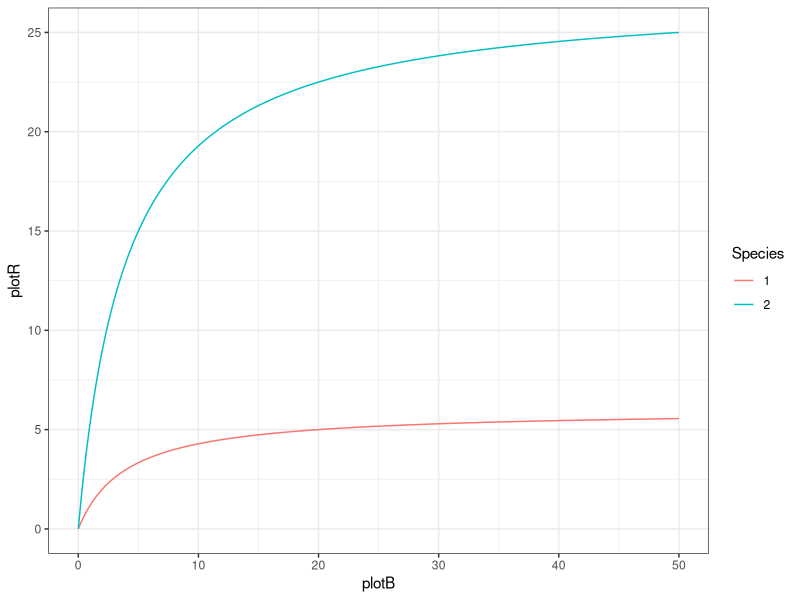
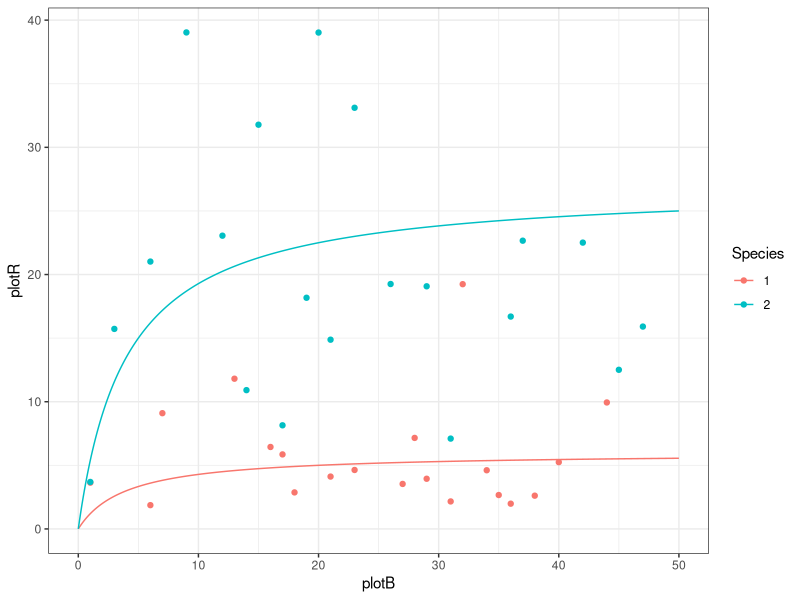
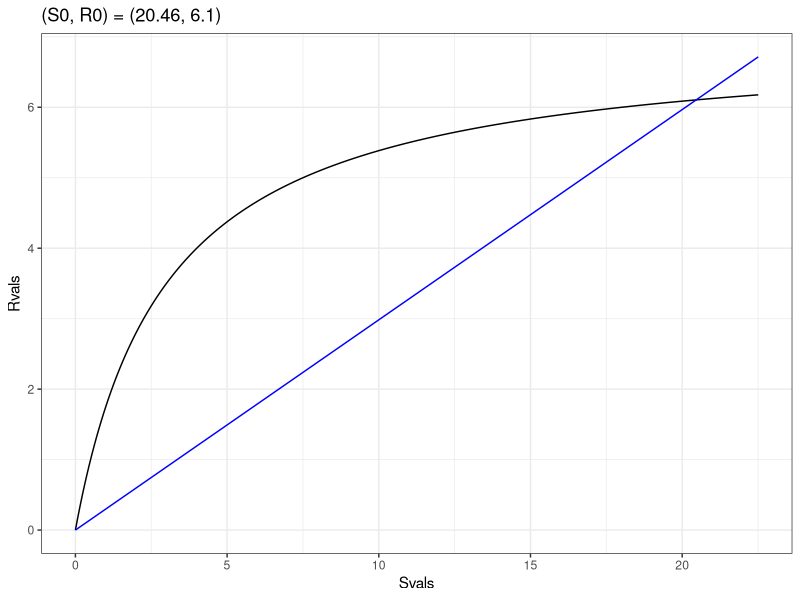
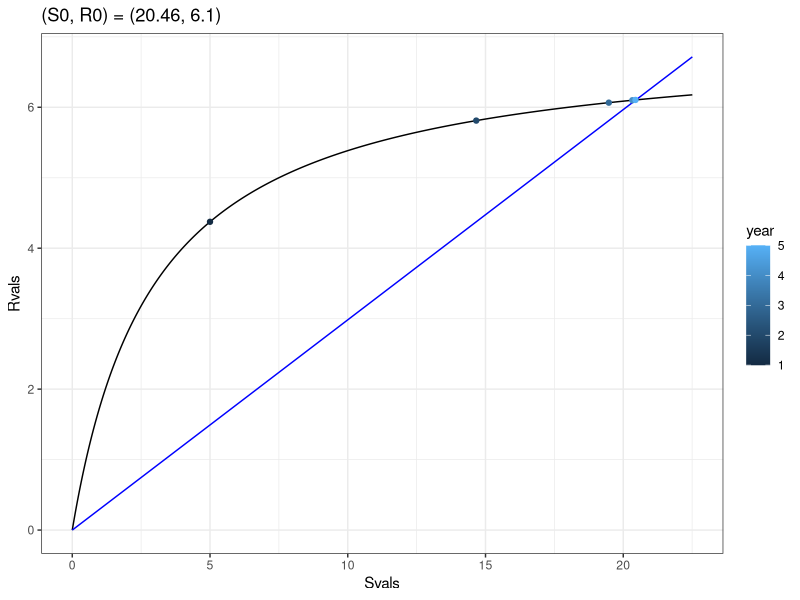

Reproduce these figures in R, in order.
# stock_recruit.R
# examine how Beverton-Holt stock recruitment curve changes for different values of alpha, beta, and stdev

# Bev-Holt SR curve: R = (alpha * B / (beta + B)) * exp(rnorm*cv)
# R = Recruitment (age 1 fish) in year t
# B = biomass of adult fish in year t-1
# alpha and beta are parameters of the curve
# cv determines the variability around the curve

library(tidyverse)

# values from Dolder et al. (2020) Table 4
a1 <- 6
b1 <- 4
cv1 <- 0.7
a2 <- 27
b2 <- 4
cv2 <- 0.6

# lots of B values to plot lines (TRAC Ref Doc Figure 5)
B <- seq(0, 50, 0.1)
predR1 <- a1 * B / (b1 + B)
predR2 <- a2 * B / (b2 + B)

df <- tibble(plotB = c(B, B),
             plotR = c(predR1, predR2),
             Species = rep(c("1", "2"), each = length(B)))

p1 <- ggplot(df, aes(x=plotB, y=plotR, color=Species)) +
  geom_line() +
  theme_bw()
print(p1)

# what do sampled points look like?
nsamp <- 20
B1 <- sample(50, nsamp)
B2 <- sample(50, nsamp)
Recra1 <- log(a1 * B1 / (b1 + B1)) - (cv1^2)/2 # lognormal bias adjustment
Recrb1 <- log(a2 * B2 / (b2 + B2)) - (cv2^2)/2
Recra2 <- rlnorm(nsamp, mean = Recra1, sdlog = cv1)
Recrb2 <- rlnorm(nsamp, mean = Recrb1, sdlog = cv2)
df2 <- tibble(obsB = c(B1, B2),
              obsR = c(Recra2, Recrb2),
              Species = rep(c("1", "2"), each = nsamp))
p2 <- p1 +
  geom_point(data=df2, aes(x=obsB, y=obsR, color=Species))
print(p2)

# note the lack of units on the axes - unclear how they are defined, could be direct numbers of fish and kg, could be thousands of fish and metric tons, I don't know if the code defines units anywhere

# what would be nice to know is what the unexploited population looks like with no recruitment variability about the SR curve (this is often used to define the end of the SR curve when plotting)
# in non-spatial, age-structured models, can calculate the adult spawners per recruit (SPR) and then see where a line with slope 1/SPR intersects with the SR curve to see the expected equilibrium
# not so easy to do in this spatial model with daily and weekly timesteps and spawning only occurring in some cells and weeks
# perhaps Paul et al. did some testing to derive the values used in the paper (not sure if they have code to look at this already)

# an example showing how SPR and SR can be used to find equilibrium
# a simple population with two ages, recruits and adults
# adults weight 5 times what a recruit weighs
# natural mortality is 0.4
# start with per recruit calculations
# 1 recruit produces exp(-0.4)=0.67032 adults
# multiply adult numbers by weight to derive spawning biomass (S)
# exp(-0.4) * 5 = 3.3516
# so spawners per recruit under F=0 (phi0) = 3.3516 kg

# use the Beverton-Holt stock recruitment function
# R = alpha * S / (beta + S)

# the intersection of BH SR and line from the origin with slope 1/phi0
# can be found by noting that the latter line is R = S/phi0 => S = R*phi0
# replace S with R*phi0 in the SR curve
# R = alpha * R * phi0 / (beta + R * phi0)
# and simplfiy
# beta + R * phi0 = alpha * phi0
# R = alpha - (beta / phi0)
# this value of R is the unfished recruitment R0
# then S0 can be found from R0 * phi0

# what does this look like?
# as an example use
M <- 0.4
wadult <- 5
phi0 <- exp(-M) * wadult
alpha <- 7
beta <- 3
R0 <- alpha - (beta / phi0)
S0 <- R0 * phi0
Svals <- seq(0, S0*1.10, length.out = 1000)
Rvals <- alpha * Svals / (beta + Svals)
philine <- Svals / phi0
df <- tibble(Svals=Svals,
             Rvals=Rvals,
             philine=philine)
p1 <- ggplot(df, aes(x=Svals, y=Rvals)) +
  geom_line() +
  geom_line(aes(x=Svals, y=philine), color="blue") +
  ggtitle(paste0("(S0, R0) = (", round(S0,2), ", ", round(R0,2),")")) +
  theme_bw()
print(p1)

# does the population actually go to this equilibrium value?
# can check by starting the population away from equilibrium
# and following it for a number of years
nyears <- 5
Spop <- rep(NA, nyears) # placeholder for population biomass
Rpop <- rep(NA, nyears) # placeholder for resulting recruitment
Spop[1] <- 5 # some starting value not equal to S0
Rpop[1] <- alpha * Spop[1] / (beta + Spop[1])
for (i in 2:nyears){
  Spop[i] <- Rpop[i-1] * exp(-M) * wadult
  Rpop[i] <- alpha * Spop[i] / (beta + Spop[i])
}
df2 <- tibble(Spop = Spop,
              Rpop = Rpop,
              year = seq(1, nyears))
p2 <- p1 +
  geom_point(data=df2, aes(x=Spop, y=Rpop, color=year))
print(p2)
# note: the convergence to equilbirium is fast because this example
# uses only two ages, a more realistic age-strutured model with
# say 20 ages and delayed maturity would take longer to reach equilibrium


# next the steepness (h) version of the Beverton-Holt equation
# steepness is how sharply the curve bends
#   0.2 is a staight line from the origin to (S0, R0)
#   1.0 is a line that immediately goes from the origin to R0 at a small S
#   values around 0.6-0.8 are common
# the definition of steepness is the proportion of R0 when S is 1/5 of S0
# h = (R|S=S0/5) / R0 = ((alpha * (S0/5)) / (beta + (S0/5))) / R0
# for the example above
h = ((alpha * (S0/5)) / (beta + (S0/5))) / R0
h # 0.661602

# the Beverton-Holt equation can then be written using h, R0, and phi0
# R = 4 * h * R0 * S / (phi0 * R0 * (1-h) + (5*h - 1) * S)
Rvals2 <- 4 * h * R0 * Svals / (phi0 * R0 * (1-h) + (5*h - 1) * Svals)
max(Rvals - Rvals) # shows Rvals2 and Rvals are the same

# many have adopted the steepness form of the BH SR curve because
# the parameters R0 and phi are less correlated than alpha and beta
# (note that phi0 can be calculated from known values and is not a
# parameter in the fitting of the curve)
# the standard alpha and beta parameters can be found from the fitted
# h and R0 (and known phi0) using some simple algebra
# alpha = (4 * h * R0) / (5 * h - 1)
# beta = (phi0 * R0 * (1 - h)) / (5 * h - 1)
alphacalc <- (4 * h * R0) / (5 * h - 1)
betacalc <- (phi0 * R0 * (1 - h)) / (5 * h - 1)
c(alpha, alphacalc) 
c(beta, betacalc)
# occasionally get minor (e-12) diffs due to computer precision

